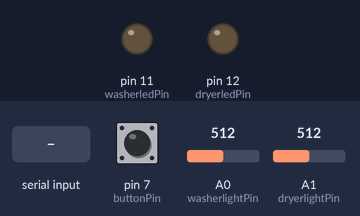
A sketch run on a simulated Arduino Uno, built with avr-gcc and run on an emulated ATmega328P. On the bench: output pins drawn as LEDs (lit = HIGH). Dashed ring = blinking. The test bench sets the inputs (shaded band); at power-on: A0 (washerlightPin) = 512, A1 (dryerlightPin) = 512, pin 7 (buttonPin) LOW. What the sketch prints to the serial monitor is not drawn.

Above: at 1.2 s.
1.3 s: A0 (washerlightPin) set to 218
2.8 s: A0 (washerlightPin) set to 191
At 3.06 s:
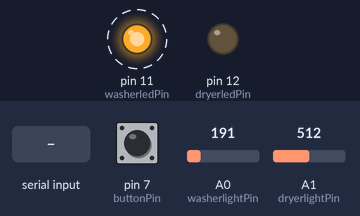
5.8 s: A1 (dryerlightPin) set to 217
8.8 s: A1 (dryerlightPin) set to 183
At 9.15 s:
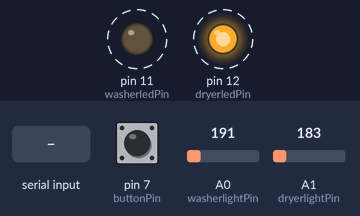
11.8 s: byte 82 ('R') received over Serial
At 12.02 s:
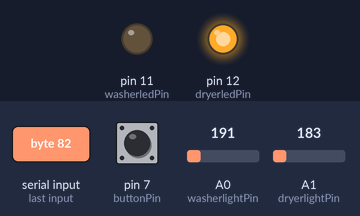
13.3 s: "T\n" received over Serial
At 13.56 s:
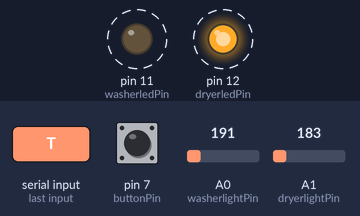
Timing chart, 0 to 17.3 s (numbered marks = the images above; inputs shaded):
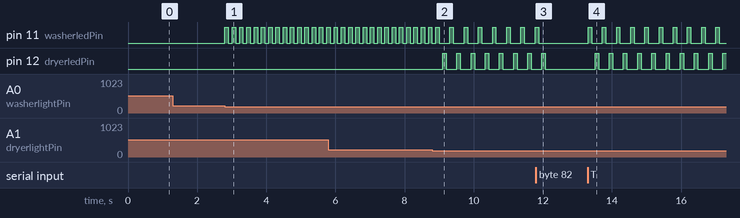

The sketch:

laundry_alert_4_6.ino
```cpp
/* Laundry Alert

----------------------------------------------------

           PhotoR     10K
 +5    o---/\/\/--.--/\/\/---o GND
                  |
 Pin 0 o-----------

----------------------------------------------------
*/

int washerlightPin = 0;  //define a pin for Photo resistor this reads the washers on/off light
int dryerlightPin = 1;   //same for dryer
int washerledPin = 11;   //define a LED pin for indicator in living room
int dryerledPin = 12;    //same for dryer
int buttonPin = 7; // reset button to clear alerts

int fast_alert_length = 15; //number of seconds to flash fast (initial indication to get your attention)
int slow_alert_length = 5;  //number of seconds between slow flash (continue to indicate but dont be annoying)
int inByte = 0;         // incoming serial byte

int lastwasherState = 0;    // used to store old status
int lastdryerState = 0;     // same as washer
int alert = 0;
int lastalert = 5;  // used to store alert status alert 00 is all off ; alert 01 is washer on; alert 10 is dryer on; alert 11 all on
int washerState = 0;  // stores actual status (probably redundant could just measure at the time)
int dryerState = 0;   // same for dryer
int buttonState = 0;  // same for button
unsigned long dryer_time = 0;  // used to track how long the light has been flashing
unsigned long washer_time = 0; // same as dryer
unsigned long dryer_slow = 0;  // timing for flashes
unsigned long washer_slow = 0; // same

void setup()
{
    Serial.begin(9600);  //Begin serial communcation
    pinMode( washerledPin, OUTPUT );
    pinMode( dryerledPin, OUTPUT );
    pinMode( buttonPin, INPUT );
    //Serial.println("Welcome to the laundry_alert");
    //digitalWrite( buttonPin, HIGH);
}

void get_input() // read all values and set the status (could be eliminated)
  {

    if (analogRead(washerlightPin) >= 200)
      {
        washerState = 1;
      }
    else
      {
        washerState = 0;
      }
    if (analogRead(dryerlightPin) >= 200)
      {
        dryerState = 1;
      }
    else
      {
        dryerState = 0;
      }
    buttonState = digitalRead(buttonPin);
  }


int flash_it(int flashPin) //flash the indicator for the dryer or the washer
{
  /*Serial.print("Flashpin:");
  Serial.println(flashPin);
  Serial.print("millis:");
  Serial.println((millis()/1000)); //*/

  digitalWrite(flashPin, HIGH);
  delay(100);
  digitalWrite(flashPin, LOW);
  delay(100);
}

void flash_wash() //flash the washer either fast or slow depending on how long its been on (i think this could be combined with the dryer)
{
   if ((millis() - washer_time) <= (fast_alert_length * 1000))  // flash fast
  {
    flash_it(washerledPin);
    washer_slow = millis();
   // Serial.println("washer_flash");
  }
  if ((millis() - washer_slow) >= (slow_alert_length * 1000)) // flash slow
  {
    flash_it(washerledPin);
    washer_slow = millis();
  //  Serial.println("washer_flash");
  }
}

void flash_dry() //same as washer
{
  if ( (millis() - dryer_time) <= (fast_alert_length * 1000))
  {
    flash_it(dryerledPin);
    dryer_slow  = millis();
   // Serial.println("dryer_flash");
  }
  if ( (millis() - dryer_slow) >= (slow_alert_length * 1000))
  {
    flash_it(dryerledPin);
    dryer_slow  = millis();
    //Serial.println("dryer_flash");
  }
}
void sound()  //flash the appropiate lights
{
    //testing
    //alert = 11;
    if (alert == 11)

     {
        flash_wash();
        flash_dry();
     }

    if (alert == 10 )
      {
        flash_dry();
      }

    if (alert == 1)
      {
        flash_wash();
      }
    }

void send_serial() {
    switch (alert) {
        case 0:
          Serial.print(0);
          break;
        case 1:
          Serial.print(1);
          break;
        case 10:
          Serial.print(2);
          break;
        case 11:
          Serial.print(3);
          break;
          }
        }
void setAlert(int check)
  {
    if (alert != 1 and alert != 11 and check == 1)
    {
      alert = alert + 1;
    }
    if (alert != 10 and alert != 11 and check == 10)
    {
      alert = alert + 10;
    }
  }

void loop()
{

    get_input();
    //Serial.println(analogRead(washerlightPin));
    //delay(1000);
    if (Serial.available() >= 1) {
      inByte = Serial.read();
      if (inByte == 'R'){
        alert = 0;
      }
      if (inByte == 'T'){
          //Serial.print("got a T");
          washerState = 1;
          dryerState = 1;
      }
      if (inByte == 'S'){
          send_serial();
      }
    }
      //Serial.print(alert);
      //Serial.print(old_alert);
      if (alert != lastalert) {
        lastalert = alert;
        send_serial();
      }

      /* check the old status vs the new status.
      this is due to the way the washer works.
      If light is off, and then it turns on = the washer is starting
      light is on, then it turns off = the washer is finished and it is time to indicate
      if they are the same then ignore*/


    if (washerState !=  lastwasherState)
     {

        if (lastwasherState == 1)
         {
          setAlert(1);
          washer_time = millis();
          lastwasherState = 0;
          }
        else // (lastwasherState == 0)
         {
           lastwasherState = 1;
           if (alert == 1 or alert == 11)
             {
               alert = alert - 1;
             }
         }

      }
     if (dryerState !=  lastdryerState)
      {
        if (lastdryerState == 1)
         {
          setAlert(10);
          dryer_time = millis();
          lastdryerState = 0;
         }
        else // (lastdryerState == 0)
         {
           lastdryerState = 1;
           if (alert == 10 or alert == 11)
            {
             alert = alert - 10;
            }
         }
      }

   /*if ((digitalRead(buttonPin)) == 0)
     {
        alert = 0;
        washer_time = 0;
        dryer_time = 0;
     } */
     //Serial.println(digitalRead(buttonPin));
     //if (alert != 0)
     //{
       sound();
     //}

   delay(10); //short delay helps with light sensors
}
```

Measured:
- the behaviour switches between 200 and 199 on A0 (washerlightPin) (found by bisection; images 0 and 1)
- the behaviour switches between 200 and 199 on A1 (dryerlightPin) (found by bisection; images 1 and 2)
- after the input at 1.3 s, every drawn part: stays the same
- after the input at 2.8 s, pin 11 (washerledPin): alternates HIGH for 0.10 s and LOW for 0.11 s, starting at once
- after the input at 8.8 s, pin 11 (washerledPin): alternates HIGH for 0.10 s and LOW for 0.31 s, starting after 0.51 s; pin 12 (dryerledPin): alternates HIGH for 0.10 s and LOW for 0.31 s, starting after 0.30 s
- after the input at 11.8 s, pin 11 (washerledPin): goes on until 11.9 s, then stays LOW; pin 12 (dryerledPin): goes on until 12.1 s, then stays LOW
- after the input at 13.3 s, pin 11 (washerledPin): alternates HIGH for 0.10 s and LOW for 0.31 s, starting at once; pin 12 (dryerledPin): alternates HIGH for 0.10 s and LOW for 0.31 s, starting after 0.21 s
